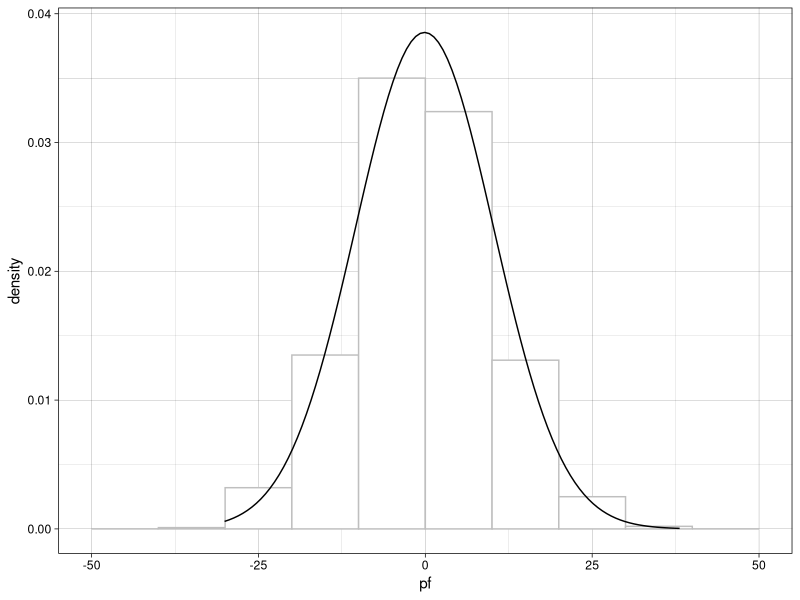
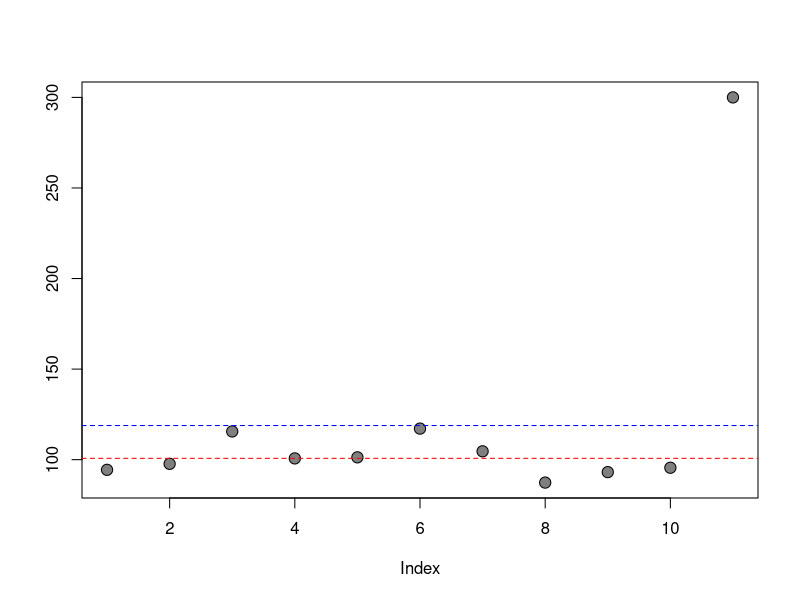
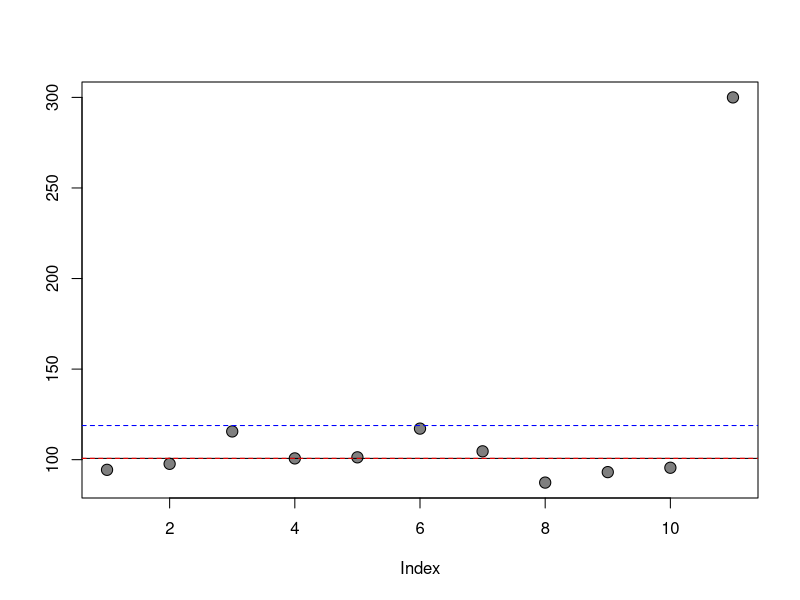

Generate these figures, in order, with R:
## ---- chunk 1
knitr::opts_chunk$set(package.startup.message = FALSE)
library(ggplot2)
library(knitr)
library(dplyr)
library(kableExtra)
## ---- chunk 2
set.seed(1)
df <- data.frame(pf = 10*rnorm(1000))

p <- ggplot(df, aes(x = pf)) +
  geom_histogram(
    aes(y = ..density..),
    breaks = seq(-50, 50, by = 10),
    colour = "grey75",
    fill = "white"
  ) +
  stat_function(fun = dnorm, args = list(mean = mean(df$pf), sd = sd(df$pf))) +
  theme_linedraw()
p
## ---- chunk 3
# set seed to ensure "randomly" generated values
# are the same at each run
set.seed(123)

# generate ten random numbers with mean = 100 and sd = 10
seriesWithOutOutlier <- rnorm(10, mean = 100, sd = 10)

#mean without outlier
seriesWithOutOutlier_mean <- mean(seriesWithOutOutlier) 

# add an outlier to the series
seriesWithOutlier <- c(seriesWithOutOutlier,300)
## ---- chunk 4
# plot this data
plot(seriesWithOutlier, pch =21, bg = "grey50", cex= 1.5, ylab="")
abline(h=seriesWithOutOutlier_mean, col="red", lty = 2)
abline(h=mean(seriesWithOutlier), col = "blue", lty = 2)
## ---- chunk 5
# plot this data
plot(seriesWithOutlier, pch =21, bg = "grey50", cex= 1.5, ylab="")
abline(h=median(seriesWithOutlier), col = "black", lty = 1)
abline(h=seriesWithOutOutlier_mean, col="red", lty = 2)
abline(h=mean(seriesWithOutlier), col = "blue", lty = 2)
## ---- chunk 6
cells <- c("Neutrophils", "Lymphocytes", "Monocytes", "Eosinophils", "Basophils")
counts <- c(50, 25, 9, 8, 8)

df <- as.data.frame(cbind(cells, counts))
colnames(df) <- c("Cell Type", "Count")

df %>% kable("html") %>% kable_styling(full_width = FALSE)
## ---- chunk 7
counts <- c(37, 37, 9, 7, 10)

df <- as.data.frame(cbind(cells, counts))
colnames(df) <- c("Cell Type", "Count")

df %>% kable("html") %>% kable_styling(full_width = FALSE)
